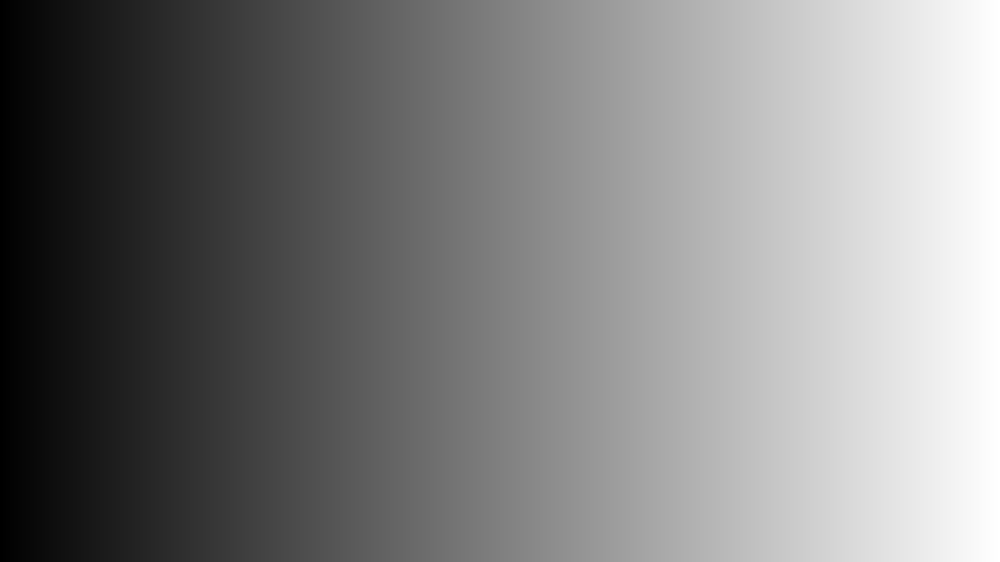
#> input picture DIP Lab/Projects/Lab 3/gradient.png, 1000 x 562 px, shrunk from 1920 x 1080 before the run
$ jupyter execute 'lab03 dip.ipynb'
#> lines starting #> are read from the running program, lines starting #| are printed output that depends on the picture; after the words box and inside, x2 and y2 are one past the last pixel; in counts of white or black regions, pixels touching at a corner belong together
[cell 1]
import cv2
import numpy as np
import matplotlib as plt
img = cv2.imread('gradient.png',0)
#> img is the input picture: shape (562, 1000); min 0, max 255, mean 127.4
s = np.zeros_like(img, dtype=np.int32)
mean_v =np.mean(img)
#> mean_v = 127.4

def task2_a(img):
    for i in range(img.shape[0]):
        for j in range(img.shape[1]):
            if img[i, j] > mean_v:
                s[i, j] = 255
            else:
                s[i, j] = 0
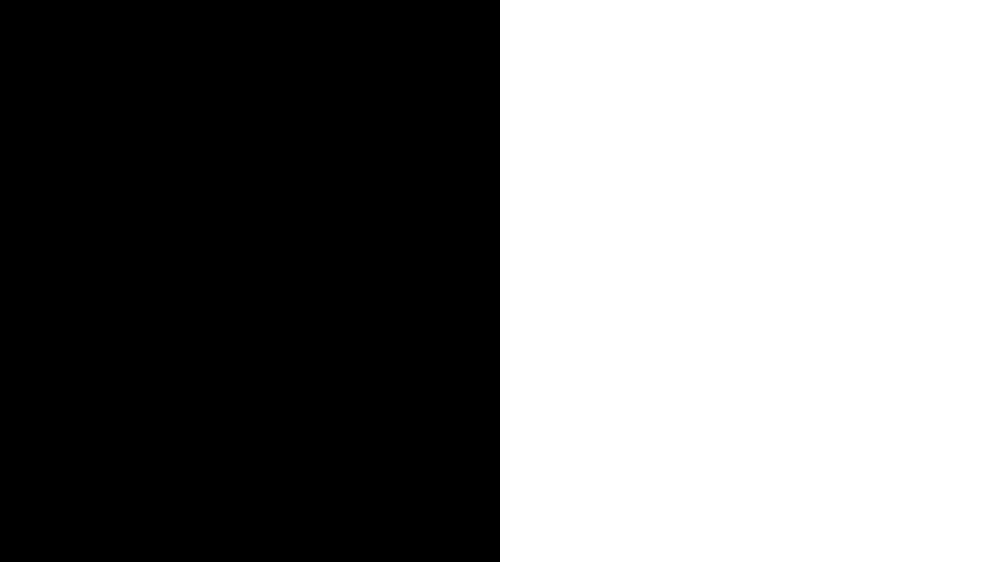
#> s: shape (562, 1000) int32; 50% white; 1 white region, box (x1, y1, x2, y2) and area: (500, 0, 1000, 562) 281000
    #print(s)

    return s
def power_law(img, gamma):
#> called with gamma = 0.5
    s = np.zeros_like(img, dtype=np.int32)
    for i in range(img.shape[0]):
        for j in range(img.shape[1]):
            s[i,j] = (np.power(img[i,j]/255,gamma))*255

    '''fig, axes = plt.subplots(1, 2, figsize=(12, 6))
    axes[0].imshow(img, cmap='gray')
    axes[0].set_title("Original")
    axes[1].imshow(s, cmap='gray')
    axes[1].set_title("Solved power Law")'''
    return s

def crop_function(img,rsrt,rend,csrt,cend):
#> called with rsrt = 250, rend = 250, csrt = 250, cend = 250
    r,c = img.shape
#> r = 562; c = 1000
    return img[rsrt:rend,csrt:cend]

binary_img = task2_a(img)
binary_img = power_law(binary_img, 0.5)
binary_img=crop_function(img, 250,250,250,250)
#> binary_img = empty array

[cell 2]
binary_img
#> Out = empty array

[cell 3]
import cv2
import matplotlib.pyplot as plt
import numpy as np
img = cv2.imread('gradient.png',0)
s = np.zeros_like(img, dtype=np.int32)
mean_v =np.mean(img)
for i in range(img.shape[0]):
    for j in range(img.shape[1]):
        if img[i, j] < mean_v:
            s[i, j] = 255
        else:
            s[i, j] = 0
#> s: shape (562, 1000) int32; 50% white; 1 white region, box (x1, y1, x2, y2) and area: (0, 0, 500, 562) 281000

plt.imshow(s,cmap='gray')

[cell 4]
import matplotlib.pyplot as plt

def task01(img):
    l = 255
    for i in range(img.shape[0]):
        for j in range(img.shape[1]):
            s[i,j] = (l-1)-img[i,j]
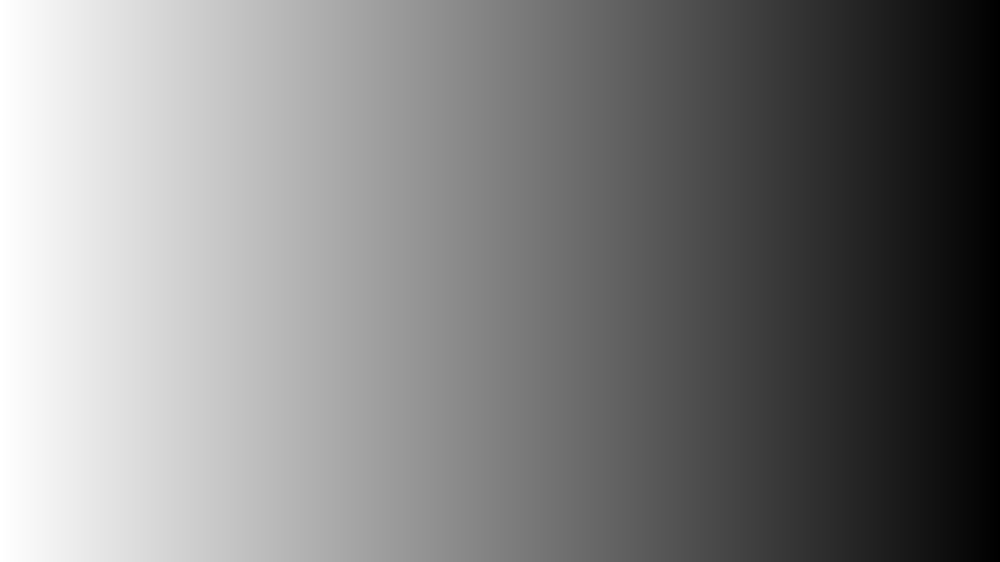
#> s: shape (562, 1000) int32; min -1, max 254, mean 126.6; drawn with min black and max white
    return s

s=task01(img)

plt.imshow(s,cmap='gray')

Task 2

[cell 5]
import cv2
import matplotlib.pyplot as plt
import numpy as np
img = cv2.imread('gradient.png',0)
s = np.zeros_like(img, dtype=np.int32)
mean_v =np.mean(img)

def task2_a(img):
    for i in range(img.shape[0]):
        for j in range(img.shape[1]):
            if img[i, j] > mean_v:
                s[i, j] = 255
            else:
                s[i, j] = 0
    #print(s)

    return s
#b)
def task2_b(img):
    for i in range(img.shape[0]):
        for j in range(img.shape[1]):
            if img[i, j] < mean_v:
                s[i, j] = 255
            else:
                s[i, j] = 0
    #print(s)
    return s
def task2_c(img):
    for i in range(img.shape[0]):
        for j in range(img.shape[1]):
            if (img[i, j]) < mean_v + 20 and (img[i,j] >mean_v-20 ):
                s[i, j] = 0
            else:
                s[i, j] = 255
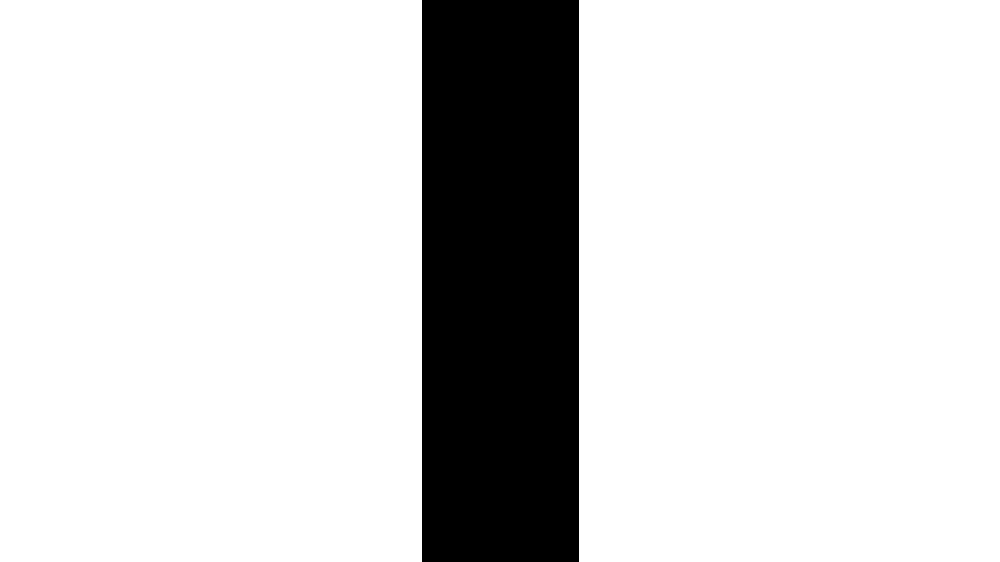
#> s: shape (562, 1000) int32; 84.3% white; 1 black region, box (x1, y1, x2, y2) and area: (422, 0, 579, 562) 88234
    #print(s)
    return s
a = task2_a(img)
plt.imshow(a,cmap='gray')

[cell 6]
b = task2_b(img)
plt.imshow(b,cmap='gray')

[cell 7]
c = task2_c(img)
plt.imshow(c,cmap='gray')

Task 3

[cell 8]
img = cv2.imread("fig01.tif", 0)
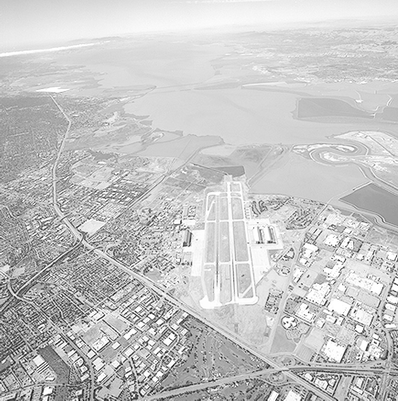
#> input picture DIP Lab/Projects/Lab 3/fig01.tif, 398 x 401 px, shrunk from 765 x 769 before the run
#> img is the input picture: shape (401, 398); min 10, max 255, mean 197
def power_law(img, gamma):
    s = np.zeros_like(img, dtype=np.int32)
    for i in range(img.shape[0]):
        for j in range(img.shape[1]):
            s[i,j] = (np.power(img[i,j]/255,gamma))*255

    fig, axes = plt.subplots(1, 2, figsize=(12, 6))
    axes[0].imshow(img, cmap='gray')
    axes[0].set_title("Original")
    axes[1].imshow(s, cmap='gray')
    axes[1].set_title("Solved power Law")

[cell 9]
img = cv2.imread("fig03.tif", 0)
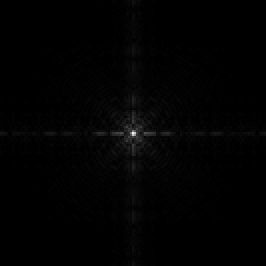
#> input picture DIP Lab/Projects/Lab 3/fig03.tif, 133 x 133 px, shrunk from 256 x 256 before the run (shown 2 times larger)
#> img is the input picture: shape (133, 133); min 0, max 243, mean 2.1

[cell 10]
power_law(img, 0.2)
#> after the loop in power_law, `for i in range(img.shape[0]):`:
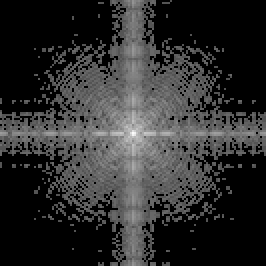
#> s: shape (133, 133) int32 (shown 2 times larger); min 0, max 252, mean 45.8

[cell 11]
power_law(img, 0.5)
#> call 2 of power_law, with gamma = 0.5
#> after the loop in power_law (call 2), `for i in range(img.shape[0]):`:
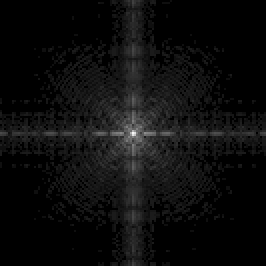
#> s: shape (133, 133) int32 (shown 2 times larger); min 0, max 248, mean 12.9

[cell 12]
power_law(img, 1.2)

[cell 13]
power_law(img, 1.8)
#> call 4 of power_law, with gamma = 1.8
#> after the loop in power_law (call 4), `for i in range(img.shape[0]):`:
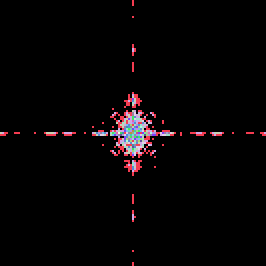
#> s: shape (133, 133) int32 (shown 2 times larger); 31 distinct labels, from 0 to 233; one colour per label, 0 black

[cell 14]
img = cv2.imread("fig03.tif", 0)
def log_law(img):
    s = np.zeros_like(img, dtype=np.int32)
    max_v = int(np.max(img))
#> max_v = 243
    print(max_v)
#| 243
    c=int(255/np.log10(1+max_v) )
#> c = 106
    print(c)
#| 106
    count = 0
    for i in range(img.shape[0]):
        for j in range(img.shape[1]):
            if img[i,j] == 0:
                s[i,j] = (c*np.log10(1+img[i,j]))
                #print(s[i,j])
                count+=1
            else:
                s[i,j] = (c*np.log10(img[i,j]))
                count+=1
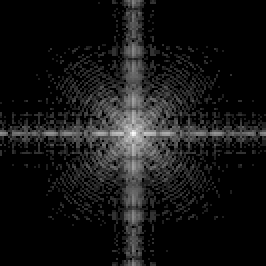
#> s: shape (133, 133) int32 (shown 2 times larger); min 0, max 252, mean 20.9
#> after the loop, count = 17689
    print(count)
#| 17689
    fig, axes = plt.subplots(1, 2, figsize=(12, 6))
    axes[0].imshow(img, cmap='gray')
    axes[0].set_title("Original ")
    axes[1].imshow(s, cmap='gray')
    axes[1].set_title("After Log Transform")

[cell 15]
log_law(img)

Task 4

[cell 16]
img = cv2.imread("gradient.png", 0)
def slicing(img):
    s = img.copy()
    for i in range(img.shape[0]):
        for j in range(img.shape[1]):
            if img[i,j] >= 100 and img[i,j] <= 200:
                s[i,j] = 210
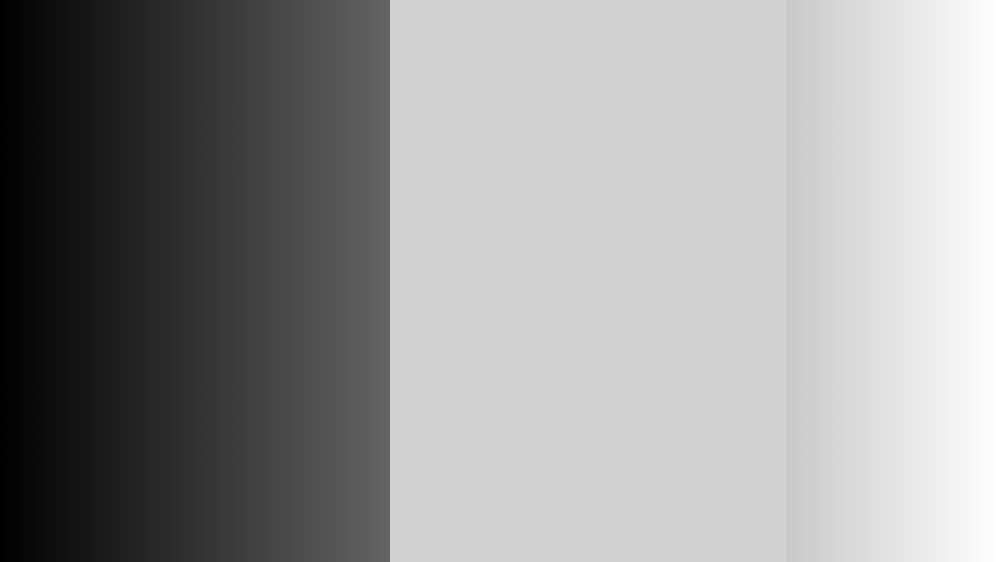
#> s: shape (562, 1000); min 0, max 255, mean 151.3

    fig, axes = plt.subplots(1, 2, figsize=(12, 6))
    axes[0].imshow(img, cmap='gray')
    axes[0].set_title("Original Binary")
    axes[1].imshow(s, cmap='gray')
    axes[1].set_title("After Slicing Transform")

[cell 17]
slicing(img)
